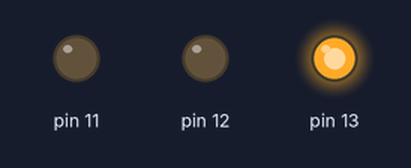
This sketch was run on a simulated Arduino Uno, built with avr-gcc and run on an emulated ATmega328P. Shown: output pins drawn as LEDs (lit = HIGH).

Above: at 0.05 s.
At 0.65 s:
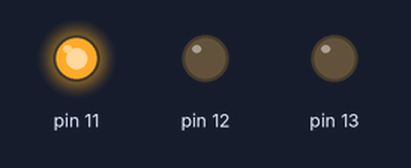
At 0.75 s:
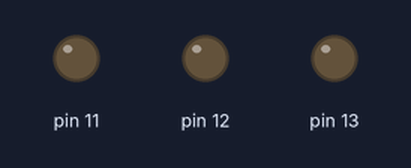
At 1.3 s:
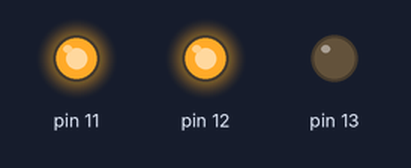
At 1.95 s:
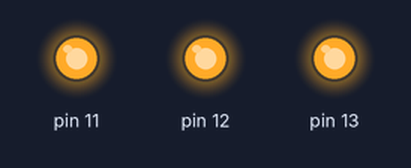
At 2.6 s:
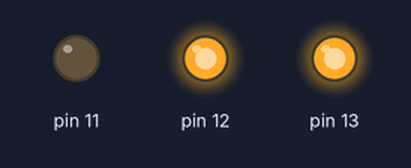
Timing chart, 0 to 3.0 s (numbered marks = the images above):
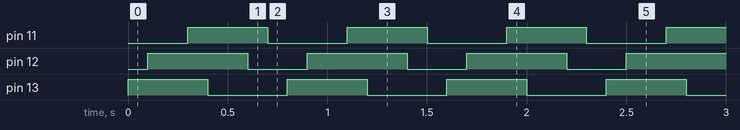

The sketch:

Demo1.ino
```cpp
void setup() {
  pinMode(13,OUTPUT);
  pinMode(12,OUTPUT);
  pinMode(11,OUTPUT);
}

void loop() {
  digitalWrite(13,HIGH);
  delay(100);
  digitalWrite(12,HIGH);
  delay(200);
  digitalWrite(11,HIGH);
  delay(100);
  digitalWrite(13,LOW);
  delay(200);
  digitalWrite(12,LOW);
  delay(100);
  digitalWrite(11,LOW);
  delay(100);

}
```

Measured:
- by itself, pin 11, pin 13: alternates HIGH for 0.40 s and LOW for 0.40 s
- by itself, pin 12: alternates HIGH for 0.50 s and LOW for 0.30 s
- by itself, everything shown: repeats every 0.80 s, in 6 steps
